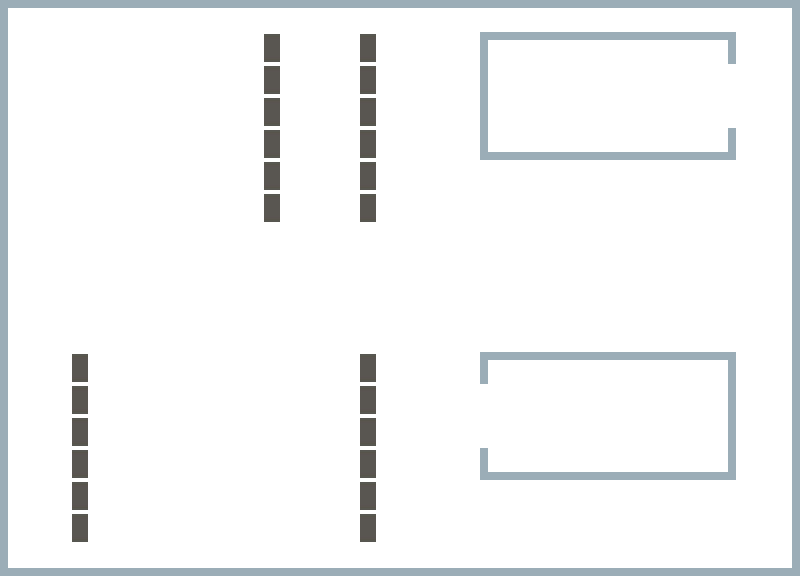

The image is a tile-based game level rendered from a .tmx file. Its description and complete source (layers, tilesets, objects, tile grids) follow:
An orthogonal 25x18 tile map with 32x32 px tiles, 1 tile layer (ground).

<map version="1.10" tiledversion="1.10.1" orientation="orthogonal" renderorder="right-down" width="25" height="18" tilewidth="32" tileheight="32" infinite="0" nextlayerid="2" nextobjectid="1">
 <editorsettings>
  <export format="json" />
 </editorsettings>
 <tileset firstgid="1" name="tileset" tilewidth="32" tileheight="32" tilecount="36" columns="6">
  <image source="tileset.png" width="192" height="192" />
  <tile id="0">
   <properties>
    <property name="collides" type="bool" value="true" />
   </properties>
  </tile>
  <tile id="1">
   <properties>
    <property name="collides" type="bool" value="true" />
   </properties>
  </tile>
  <tile id="2">
   <properties>
    <property name="collides" type="bool" value="true" />
   </properties>
  </tile>
  <tile id="3">
   <properties>
    <property name="collides" type="bool" value="true" />
   </properties>
  </tile>
  <tile id="4">
   <properties>
    <property name="collides" type="bool" value="true" />
   </properties>
  </tile>
  <tile id="5">
   <properties>
    <property name="collides" type="bool" value="true" />
   </properties>
  </tile>
  <tile id="6">
   <properties>
    <property name="collides" type="bool" value="true" />
   </properties>
  </tile>
  <tile id="7">
   <properties>
    <property name="collides" type="bool" value="false" />
   </properties>
  </tile>
  <tile id="8">
   <properties>
    <property name="collides" type="bool" value="true" />
   </properties>
  </tile>
  <tile id="9">
   <properties>
    <property name="collides" type="bool" value="true" />
   </properties>
  </tile>
  <tile id="10">
   <properties>
    <property name="collides" type="bool" value="false" />
   </properties>
  </tile>
  <tile id="11">
   <properties>
    <property name="collides" type="bool" value="true" />
   </properties>
  </tile>
  <tile id="12">
   <properties>
    <property name="collides" type="bool" value="true" />
   </properties>
  </tile>
  <tile id="13">
   <properties>
    <property name="collides" type="bool" value="true" />
   </properties>
  </tile>
  <tile id="14">
   <properties>
    <property name="collides" type="bool" value="true" />
   </properties>
  </tile>
  <tile id="15">
   <properties>
    <property name="collides" type="bool" value="true" />
   </properties>
  </tile>
  <tile id="16">
   <properties>
    <property name="collides" type="bool" value="true" />
   </properties>
  </tile>
  <tile id="17">
   <properties>
    <property name="collides" type="bool" value="true" />
   </properties>
  </tile>
  <tile id="18">
   <properties>
    <property name="collides" type="bool" value="true" />
   </properties>
  </tile>
  <tile id="19">
   <properties>
    <property name="collides" type="bool" value="false" />
   </properties>
  </tile>
  <tile id="20">
   <properties>
    <property name="collides" type="bool" value="false" />
   </properties>
  </tile>
  <tile id="21">
   <properties>
    <property name="collides" type="bool" value="false" />
   </properties>
  </tile>
  <tile id="22">
   <properties>
    <property name="collides" type="bool" value="false" />
   </properties>
  </tile>
  <tile id="23">
   <properties>
    <property name="collides" type="bool" value="false" />
   </properties>
  </tile>
  <tile id="24">
   <properties>
    <property name="collides" type="bool" value="false" />
   </properties>
  </tile>
  <tile id="25">
   <properties>
    <property name="collides" type="bool" value="false" />
   </properties>
  </tile>
  <tile id="26">
   <properties>
    <property name="collides" type="bool" value="false" />
   </properties>
  </tile>
  <tile id="27">
   <properties>
    <property name="collides" type="bool" value="false" />
   </properties>
  </tile>
  <tile id="28">
   <properties>
    <property name="collides" type="bool" value="false" />
   </properties>
  </tile>
  <tile id="29">
   <properties>
    <property name="collides" type="bool" value="false" />
   </properties>
  </tile>
  <tile id="30">
   <properties>
    <property name="collides" type="bool" value="false" />
   </properties>
  </tile>
  <tile id="31">
   <properties>
    <property name="collides" type="bool" value="false" />
   </properties>
  </tile>
  <tile id="32">
   <properties>
    <property name="collides" type="bool" value="false" />
   </properties>
  </tile>
  <tile id="33">
   <properties>
    <property name="collides" type="bool" value="false" />
   </properties>
  </tile>
  <tile id="34">
   <properties>
    <property name="collides" type="bool" value="false" />
   </properties>
  </tile>
  <tile id="35">
   <properties>
    <property name="collides" type="bool" value="false" />
   </properties>
  </tile>
 </tileset>
 <layer id="1" name="ground" width="25" height="18">
  <data encoding="csv">
1,2,2,2,2,2,2,2,2,2,2,2,2,2,2,2,2,2,2,2,2,2,2,2,3,
7,8,8,8,8,8,8,8,19,8,8,19,8,8,8,1,2,2,2,2,2,2,3,8,9,
7,8,8,8,8,8,8,8,19,8,8,19,8,8,8,7,8,8,8,8,8,8,8,8,9,
7,8,8,8,8,8,8,8,19,8,8,19,8,8,8,7,8,8,8,8,8,8,8,8,9,
7,8,8,8,8,8,8,8,19,8,8,19,8,8,8,13,14,14,14,14,14,14,15,8,9,
7,8,8,8,8,8,8,8,19,8,8,19,8,8,8,8,8,8,8,8,8,8,8,8,9,
7,8,8,8,8,8,8,8,19,8,8,19,8,8,8,8,8,8,8,8,8,8,8,8,9,
7,8,8,8,8,8,8,8,8,8,8,8,8,8,8,8,8,8,8,8,8,8,8,8,9,
7,8,8,8,8,8,8,8,8,8,8,8,8,8,8,8,8,8,8,8,8,8,8,8,9,
7,8,8,8,8,8,8,8,8,8,8,8,8,8,8,8,8,8,8,8,8,8,8,8,9,
7,8,8,8,8,8,8,8,8,8,8,8,8,8,8,8,8,8,8,8,8,8,8,8,9,
7,8,19,8,8,8,8,8,8,8,8,19,8,8,8,1,2,2,2,2,2,2,3,8,9,
7,8,19,8,8,8,8,8,8,8,8,19,8,8,8,8,8,8,8,8,8,8,9,8,9,
7,8,19,8,8,8,8,8,8,8,8,19,8,8,8,8,8,8,8,8,8,8,9,8,9,
7,8,19,8,8,8,8,8,8,8,8,19,8,8,8,13,14,14,14,14,14,14,15,8,9,
7,8,19,8,8,8,8,8,8,8,8,19,8,8,8,8,8,8,8,8,8,8,8,8,9,
7,8,19,8,8,8,8,8,8,8,8,19,8,8,8,8,8,8,8,8,8,8,8,8,9,
13,14,14,14,14,14,14,14,14,14,14,14,14,14,14,14,14,14,14,14,14,14,14,14,15
</data>
 </layer>
</map>